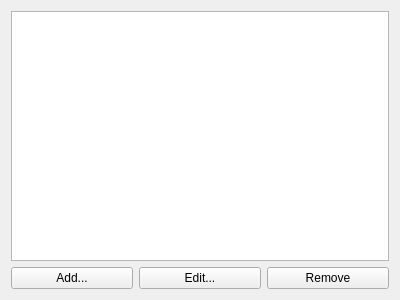
<?xml version="1.0" encoding="UTF-8"?>
<ui version="4.0">
 <class>WaitForWidget</class>
 <widget class="QWidget" name="WaitForWidget">
  <property name="geometry">
   <rect>
    <x>0</x>
    <y>0</y>
    <width>400</width>
    <height>300</height>
   </rect>
  </property>
  <property name="windowTitle">
   <string comment="@title">Edit condition to wait for</string>
  </property>
  <property name="whatsThis">
   <string comment="@info:whatsthis">&lt;para&gt;Edit a condition to wait for until it is met.&lt;/para&gt;
&lt;para&gt;A condition can be a plain condition or a composed condition. Plain conditions wait for some specific thing to happen, for example, they wait until a signal is emitted. Composed conditions contain other conditions (plain or also composed) and wait until something happens in its contained conditions, for example, wait until all the contained conditions were met.&lt;/para&gt;</string>
  </property>
  <layout class="QVBoxLayout" name="waitForWidgetVerticalLayout">
   <item>
    <widget class="AutoExpandableTreeView" name="waitForTreeView"/>
   </item>
   <item>
    <layout class="QHBoxLayout" name="horizontalLayout">
     <item>
      <widget class="KPushButton" name="addButton">
       <property name="toolTip">
        <string comment="@info:tooltip">Add a new condition</string>
       </property>
       <property name="whatsThis">
        <string comment="@info:whatsthis">&lt;para&gt;Adds a new condition.&lt;/para&gt;
&lt;para&gt;A condition has to be added to composed conditions, that is, conditions that contain other conditions, or as the root condition when there is no other condition.&lt;/para&gt;</string>
       </property>
       <property name="text">
        <string comment="@action:button">Add...</string>
       </property>
      </widget>
     </item>
     <item>
      <widget class="KPushButton" name="editButton">
       <property name="toolTip">
        <string comment="@info:tooltip">Edit the selected condition</string>
       </property>
       <property name="whatsThis">
        <string comment="@info:whatsthis">&lt;para&gt;Edits the selected condition.&lt;/para&gt;
&lt;para&gt;Only plain conditions, that is, conditions that are not composed by other conditions, can be edited.&lt;/para&gt;</string>
       </property>
       <property name="text">
        <string comment="@action:button">Edit...</string>
       </property>
      </widget>
     </item>
     <item>
      <widget class="KPushButton" name="removeButton">
       <property name="toolTip">
        <string comment="@info:tooltip">Remove the selected condition</string>
       </property>
       <property name="whatsThis">
        <string comment="@info:whatsthis">Removes the selected condition.</string>
       </property>
       <property name="text">
        <string comment="@action:button">Remove</string>
       </property>
      </widget>
     </item>
    </layout>
   </item>
  </layout>
 </widget>
 <customwidgets>
  <customwidget>
   <class>KPushButton</class>
   <extends>QPushButton</extends>
   <header>kpushbutton.h</header>
  </customwidget>
  <customwidget>
   <class>AutoExpandableTreeView</class>
   <extends>QTreeView</extends>
   <header>AutoExpandableTreeView.h</header>
  </customwidget>
 </customwidgets>
 <resources/>
 <connections/>
</ui>
